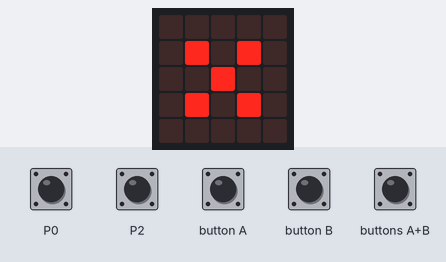
Bench run of a program on a simulated BBC micro:bit running MicroPython. Shown: the board's 5×5 LED display. The test bench sets the inputs (shaded band); at power-on: P0 HIGH, P2 HIGH.

Above: at 1.2 s.
1.3 s: P0 pulled LOW for 0.15 s
At 1.6 s:
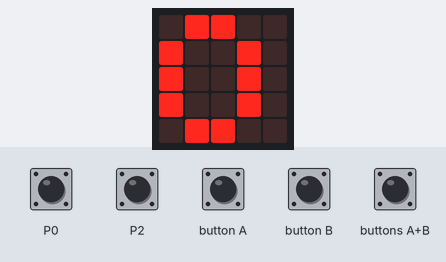
2.9 s: button A pressed for 0.15 s
At 4.1 s:
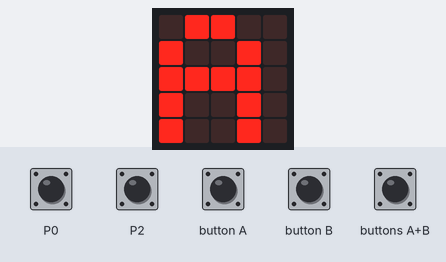
4.5 s: button B pressed for 0.15 s
At 5.7 s:
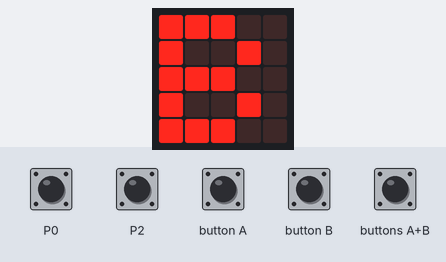
6.1 s: buttons A+B pressed for 0.15 s
At 7.2 s:
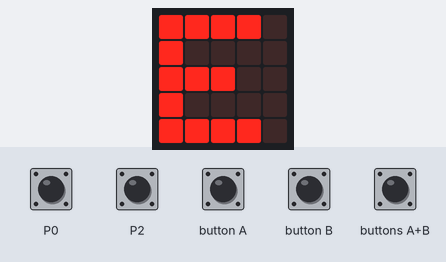
Timing chart, 0 to 8.7 s (numbered marks = the images above; inputs shaded):
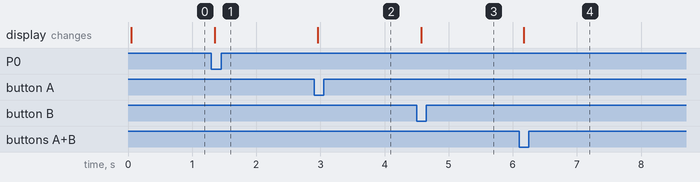

The program:

microbit_dobot.py
```python
import microbit
import struct

# for checksum
def inv2(x):
    return (((x & 0xFF) ^ 0xFF) + 1) & 0xFF

# create DOBOT Protocol Packet
def pac(id, rw, q, payload):
    head = [0xAA, 0xAA, (len(payload) + 2) & 0xFF]
    body = [id, (0x01 if (rw != 0) else 0x00) | (0x02 if (q != 0) else 0x00)] + payload
    sum = 0
    for i in body[:]:
        sum += i
    body.append(inv2(sum & 0xFF))
    return bytearray(head + body)

# Byte[] to 4Bytes Float
def TPDToFloat(x):
    x = reversed(x)
    f = struct.unpack(">f", bytearray(x))
    return f[0]

# Float to Byte[]
def FloatToTPD4(f):
    f = struct.pack(">f", (f))
    l = list(f)
    l.reverse()
    return l

# Create X,Y,Z,R Packet
def CreatePTPPkt(cmdtype, x, y, z, r):
    return [cmdtype] + FloatToTPD4(x) + FloatToTPD4(y) + FloatToTPD4(z) + FloatToTPD4(r)

microbit.pin0.set_pull(microbit.pin0.PULL_UP)
microbit.pin1.set_pull(microbit.pin1.PULL_UP)
microbit.pin2.set_pull(microbit.pin2.PULL_UP)
microbit.uart.init(baudrate=115200, tx=microbit.pin1, rx=None)
microbit.sleep(50)

microbit.display.show("*")
while True:
    readpin0 = microbit.pin0.read_digital()
    readpin2 = microbit.pin2.read_digital()
    # if Pressed AB => End and go to REPL
    if microbit.button_a.is_pressed() and microbit.button_b.is_pressed():
        microbit.uart.init(baudrate=115200)
        microbit.display.show("E")
        break
    elif microbit.button_a.is_pressed():
        microbit.display.show("A")
        # CLEAR ALARM (Command=20, not 21 !!!)
        microbit.uart.write(pac(20, 1, 0, []))
        microbit.sleep(100)
        # GOTO HOME (Command=31)
        microbit.uart.write(pac(31, 1, 0, [0, 0, 0, 0]))
    elif microbit.button_b.is_pressed():
        # Z INC -5.0mm (Command=84)
        microbit.display.show("B")
        microbit.uart.write(pac(84,1,0,CreatePTPPkt(8,0,0,-5,0)))
    elif readpin0 == 0:
        microbit.display.show("0")
        # CLEAR ALARM (Command=20, not 21 !!!)
        microbit.uart.write(pac(20, 1, 0, []))
        microbit.sleep(100)
        # GOTO HOME (Command=31)
        microbit.uart.write(pac(31, 1, 0, [0, 0, 0, 0]))
    elif readpin2 == 0:
        # Z INC +5.0mm (Command=84)
        microbit.display.show("2")
        microbit.uart.write(pac(84,1,0,CreatePTPPkt(8,0,0,5,0)))
    microbit.sleep(100)
```

Measured:
- after the input at 1.3 s, the display: changes after 0.05 s (image 1)
- after the input at 2.9 s, the display: changes after 0.06 s (image 2)
- after the input at 4.5 s, the display: changes after 0.07 s (image 3)
- after the input at 6.1 s, the display: changes after 0.07 s (image 4)
